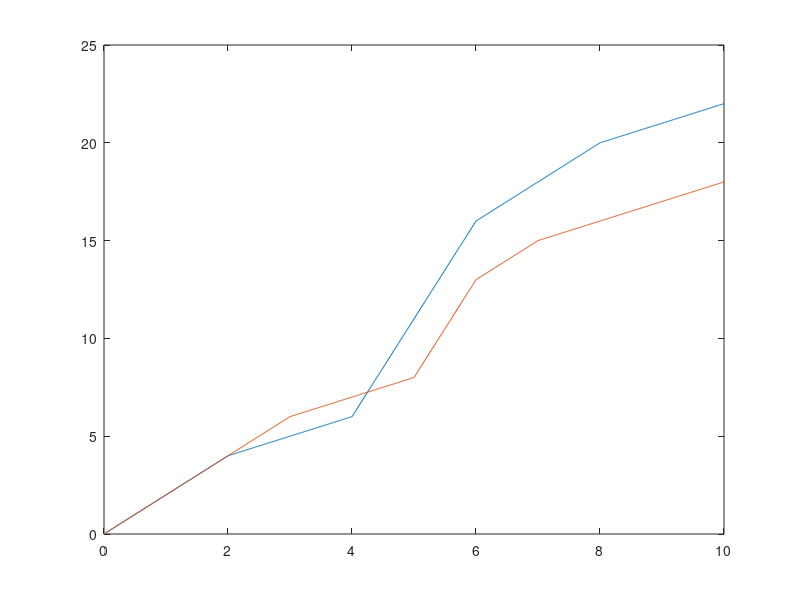

The MATLAB source for this figure:
% Example for ORF
clear all;
T=0:0.01:10;% Time construction

% Set of slopes
A=[2 -1 4 -3 -1];

%Knots
Theta1=[0,2,4,6,8]; % Equidistant
Theta2=[0,3,5,6,7]; %Non-equididtant

%Intercept
b=0;

% Equidistant spline S1, S2-nonequidistant
% create spline: S1-equidistant, S2- non-equidistant

n=length(T);

 for i=1:n
     S1(i)=b;
     S2(i)=b;
     for j=1:5
 S1(i)=S1(i)+A(j)*max(0,T(i)-Theta1(j));
 S2(i)=S2(i)+A(j)*max(0,T(i)-Theta2(j));
 end;
end;

plot(T,S1);
hold on
plot(T,S2);

dlmwrite("S1.txt", S1);
dlmwrite("S2.txt", S2);
